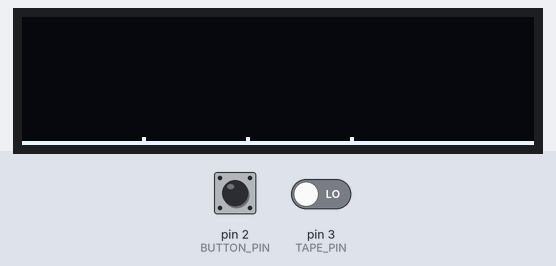
A sketch run on a simulated Arduino Uno, built with avr-gcc and run on an emulated ATmega328P. On the bench: 128×32 one-colour display. The test bench sets the inputs (shaded band); at power-on: pin 2 (BUTTON_PIN) HIGH, pin 3 (TAPE_PIN) LOW.

Above: at 3.7 s.
3.8 s: pin 2 (BUTTON_PIN) pulled LOW for 0.15 s
At 4.06 s:
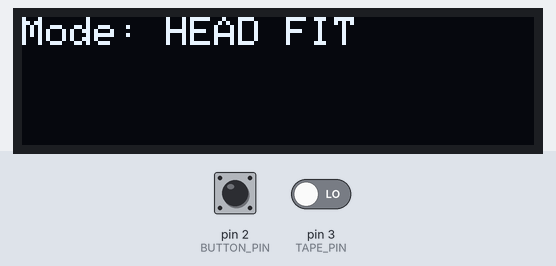
5.7 s: pin 2 (BUTTON_PIN) pulled LOW for 1 s
At 6.9 s:
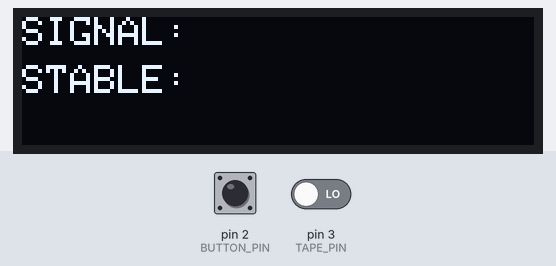
8.2 s: pin 2 (BUTTON_PIN) pulled LOW for 0.15 s
At 9.8 s:
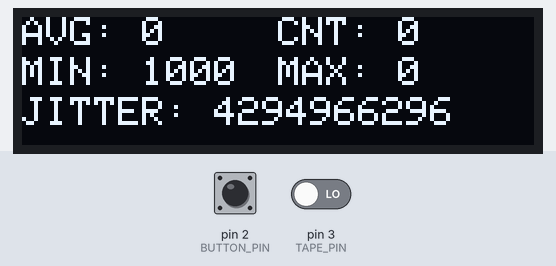
10.2 s: pin 2 (BUTTON_PIN) pulled LOW for 3.2 s
At 10.44 s:
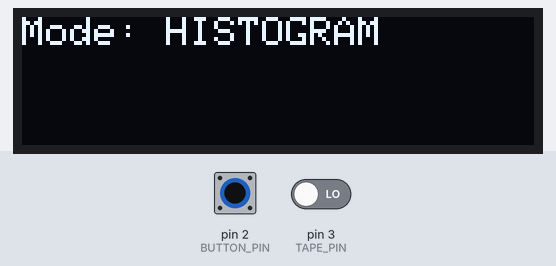
Timing chart, 0 to 13.2 s (numbered marks = the images above; inputs shaded):
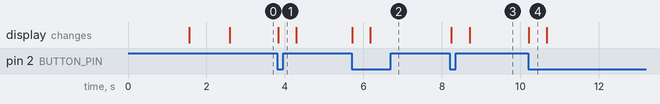

Measured:
- after the input at 3.8 s, the display: changes at once (image 1)
- after the input at 5.7 s, the display: first changes at once (image 2 shows a later state)
- after the input at 8.2 s, the display: first changes at once (image 3 shows a later state)
- after the input at 10.2 s, the display: changes at once (image 4)
- what the display in image 4 shows lasts 0.5 s, from 10.2 s to 10.7 s

The sketch:

head_azimuth.ino
```cpp
// Include the Adafruit OLED library
#include <Adafruit_GFX.h>
#include <Adafruit_SSD1306.h>

// Define the OLED display size and address
#define SCREEN_WIDTH 128 // OLED display width, in pixels
#define SCREEN_HEIGHT 32 // OLED display height, in pixels
#define OLED_ADDR   0x3C // OLED display address

// Create an Adafruit OLED object
Adafruit_SSD1306 display(SCREEN_WIDTH, SCREEN_HEIGHT, &Wire, -1);

// Pins
#define TAPE_PIN 3      // Pulse input
#define BUTTON_PIN 2    // Mode switch button

// Constants for C64 pulse lengths (in microseconds)
#define C64_SHORT 284
#define C64_MEDIUM 396
#define C64_LONG 508

#define MIN_PULSE 150
#define MAX_PULSE 700
#define MAX_PULSES 128

// Pulse history
unsigned long pulses[MAX_PULSES];
int pulseIndex = 0;
unsigned long lastUpdateTime = 0;
#define DISPLAY_INTERVAL 40

// Mode definitions
enum Mode {
  MODE_SCROLL,    // Scroll distribution
  MODE_HEADFIT,   // C64 "Head Fit" style (scatter)
  MODE_METER,     // Quality bar meters
  MODE_STATS      // Numeric jitter/quality stats
};

Mode currentMode = MODE_SCROLL;
bool lastButtonState = HIGH;

// Prototypes
void drawScrollMode();
void drawHeadFitMode();
void drawMeterMode();
void drawStatsMode();

void setup() {
  Serial.begin(9600);
  pinMode(TAPE_PIN, INPUT);
  pinMode(BUTTON_PIN, INPUT_PULLUP);

  if(!display.begin(SSD1306_SWITCHCAPVCC, OLED_ADDR)) {
    Serial.println(F("SSD1306 allocation failed"));
    for(;;);
  }

  display.clearDisplay();
  display.setTextSize(1);
  display.setTextColor(SSD1306_WHITE);

  // Splash screen (C64 Style)
  display.setCursor(20, 8);
  display.println(F("**** COMMODORE 64 ****"));
  display.setCursor(15, 18);
  display.println(F("64K RAM SYSTEM  38911"));
  display.display();
  delay(1500);

  display.clearDisplay();
  display.setCursor(10, 10);
  display.println(F("AZIMUTH TOOL v3.0"));
  display.display();
  delay(1000);
}

void loop() {
  // Mode switching
  bool buttonState = digitalRead(BUTTON_PIN);
  if (buttonState == LOW && lastButtonState == HIGH) {
    currentMode = (Mode)((currentMode + 1) % 4);
    display.clearDisplay();
    display.setCursor(0,0);
    display.print(F("Mode: "));
    switch(currentMode) {
      case MODE_SCROLL:  display.println(F("HISTOGRAM")); break;
      case MODE_HEADFIT: display.println(F("HEAD FIT")); break;
      case MODE_METER:   display.println(F("METER")); break;
      case MODE_STATS:   display.println(F("STATS")); break;
    }
    display.display();
    delay(400);
    lastUpdateTime = millis();
  }
  lastButtonState = buttonState;

  // Pulse measurement
  unsigned long pulseLength = pulseIn(TAPE_PIN, HIGH, 15000);
  if (pulseLength > 0) {
    pulses[pulseIndex] = pulseLength;
    pulseIndex = (pulseIndex + 1) % MAX_PULSES;
  }

  // UI update
  unsigned long currentTime = millis();
  if (currentTime - lastUpdateTime > DISPLAY_INTERVAL) {
    lastUpdateTime = currentTime;
    switch(currentMode) {
      case MODE_SCROLL:  drawScrollMode(); break;
      case MODE_HEADFIT: drawHeadFitMode(); break;
      case MODE_METER:   drawMeterMode(); break;
      case MODE_STATS:   drawStatsMode(); break;
    }
  }
}

void drawScrollMode() {
  display.clearDisplay();
  display.drawLine(0, SCREEN_HEIGHT - 1, SCREEN_WIDTH - 1, SCREEN_HEIGHT - 1, SSD1306_WHITE);

  int xS = map(C64_SHORT, MIN_PULSE, MAX_PULSE, 0, SCREEN_WIDTH - 1);
  int xM = map(C64_MEDIUM, MIN_PULSE, MAX_PULSE, 0, SCREEN_WIDTH - 1);
  int xL = map(C64_LONG, MIN_PULSE, MAX_PULSE, 0, SCREEN_WIDTH - 1);
  display.drawPixel(xS, SCREEN_HEIGHT - 2, SSD1306_WHITE);
  display.drawPixel(xM, SCREEN_HEIGHT - 2, SSD1306_WHITE);
  display.drawPixel(xL, SCREEN_HEIGHT - 2, SSD1306_WHITE);

  uint8_t bins[SCREEN_WIDTH];
  memset(bins, 0, SCREEN_WIDTH);
  for (int i = 0; i < MAX_PULSES; i++) {
    if (pulses[i] >= MIN_PULSE && pulses[i] <= MAX_PULSE) {
      int x = map(pulses[i], MIN_PULSE, MAX_PULSE, 0, SCREEN_WIDTH - 1);
      if (bins[x] < SCREEN_HEIGHT - 4) bins[x]++;
    }
  }

  for (int x = 0; x < SCREEN_WIDTH; x++) {
    if (bins[x] > 0) {
      display.drawLine(x, SCREEN_HEIGHT - 2, x, SCREEN_HEIGHT - 2 - bins[x], SSD1306_WHITE);
    }
  }
  display.display();
}

void drawHeadFitMode() {
  display.clearDisplay();

  int xS = map(C64_SHORT, MIN_PULSE, MAX_PULSE, 0, SCREEN_WIDTH - 1);
  int xM = map(C64_MEDIUM, MIN_PULSE, MAX_PULSE, 0, SCREEN_WIDTH - 1);
  int xL = map(C64_LONG, MIN_PULSE, MAX_PULSE, 0, SCREEN_WIDTH - 1);

  display.drawLine(xS, 0, xS, 2, SSD1306_WHITE);
  display.drawLine(xS, SCREEN_HEIGHT - 3, xS, SCREEN_HEIGHT - 1, SSD1306_WHITE);
  display.drawLine(xM, 0, xM, 2, SSD1306_WHITE);
  display.drawLine(xM, SCREEN_HEIGHT - 3, xM, SCREEN_HEIGHT - 1, SSD1306_WHITE);
  display.drawLine(xL, 0, xL, 2, SSD1306_WHITE);
  display.drawLine(xL, SCREEN_HEIGHT - 3, xL, SCREEN_HEIGHT - 1, SSD1306_WHITE);

  for (int i = 0; i < SCREEN_HEIGHT - 6; i++) {
    int idx = (pulseIndex - 1 - i + MAX_PULSES) % MAX_PULSES;
    if (pulses[idx] >= MIN_PULSE && pulses[idx] <= MAX_PULSE) {
      int x = map(pulses[idx], MIN_PULSE, MAX_PULSE, 0, SCREEN_WIDTH - 1);
      display.drawPixel(x, 3 + i, SSD1306_WHITE);
    }
  }
  display.display();
}

void drawMeterMode() {
  display.clearDisplay();

  int count = 0;
  for (int i = 0; i < MAX_PULSES; i++) {
    if (pulses[i] >= MIN_PULSE && pulses[i] <= MAX_PULSE) count++;
  }

  display.setCursor(0,0);
  display.print(F("SIGNAL: "));
  display.fillRect(45, 0, map(count, 0, MAX_PULSES, 0, SCREEN_WIDTH - 45), 7, SSD1306_WHITE);

  unsigned long pMin = 1000, pMax = 0;
  int pCount = 0;
  for (int i = 0; i < 16; i++) {
    int idx = (pulseIndex - 1 - i + MAX_PULSES) % MAX_PULSES;
    if (pulses[idx] >= MIN_PULSE && pulses[idx] <= MAX_PULSE) {
        if (pulses[idx] < pMin) pMin = pulses[idx];
        if (pulses[idx] > pMax) pMax = pulses[idx];
        pCount++;
    }
  }

  display.setCursor(0, 12);
  display.print(F("STABLE: "));
  if (pCount > 5) {
      int jitter = pMax - pMin;
      int quality = 100 - (jitter / 2);
      if (quality < 0) quality = 0;
      display.fillRect(45, 12, map(quality, 0, 100, 0, SCREEN_WIDTH - 45), 7, SSD1306_WHITE);
  }

  display.display();
}

void drawStatsMode() {
  display.clearDisplay();

  unsigned long pMin = 1000, pMax = 0, pAvg = 0;
  int pCount = 0;
  for (int i = 0; i < 32; i++) {
    int idx = (pulseIndex - 1 - i + MAX_PULSES) % MAX_PULSES;
    if (pulses[idx] >= MIN_PULSE && pulses[idx] <= MAX_PULSE) {
        if (pulses[idx] < pMin) pMin = pulses[idx];
        if (pulses[idx] > pMax) pMax = pulses[idx];
        pAvg += pulses[idx];
        pCount++;
    }
  }
  if (pCount > 0) pAvg /= pCount;

  display.setCursor(0, 0);
  display.print(F("AVG: ")); display.print(pAvg);
  display.setCursor(SCREEN_WIDTH/2, 0);
  display.print(F("CNT: ")); display.print(pCount);
  display.setCursor(0, 10);
  display.print(F("MIN: ")); display.print(pMin);
  display.setCursor(SCREEN_WIDTH/2, 10);
  display.print(F("MAX: ")); display.print(pMax);
  display.setCursor(0, 20);
  display.print(F("JITTER: ")); display.print(pMax - pMin);

  display.display();
}
```
